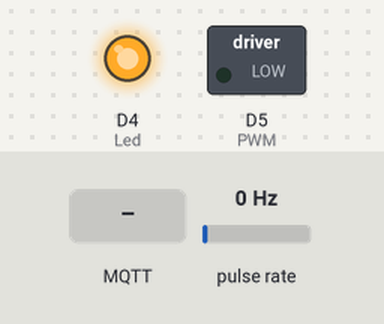
A sketch run on a simulated ESP8266 (NodeMCU). Parts: switched loads named in the sketch (green lamp = pin HIGH), output pins drawn as LEDs (lit = HIGH). Wiring (inferred from the names in the program): pulse sensor: data D6. The inputs (shaded band) are chosen by the test bench; at power-on: pulse rate 0 Hz. WiFi joins after 1.5 s; servers stay silent unless stated; no MQTT or app messages arrive unless stated; what the sketch prints to the serial monitor is not drawn.

Above: at 2.7 s.
2.8 s: MQTT message "1" arrives on the third subscribed topic
At 4.0 s:
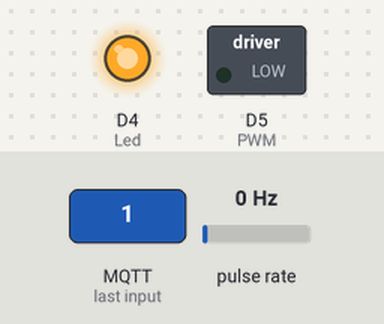
4.3 s: MQTT message "5" arrives on the first subscribed topic
At 5.8 s:
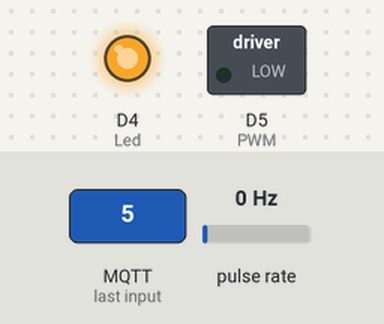
6.3 s: MQTT message "1" arrives on the second subscribed topic
At 7.8 s:
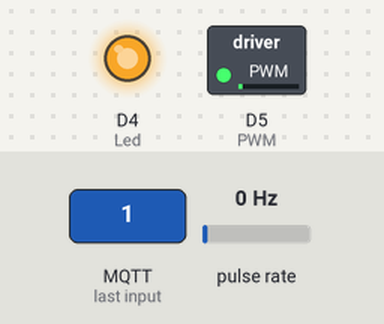
8.3 s: MQTT message "90" arrives on the first subscribed topic
At 9.3 s:
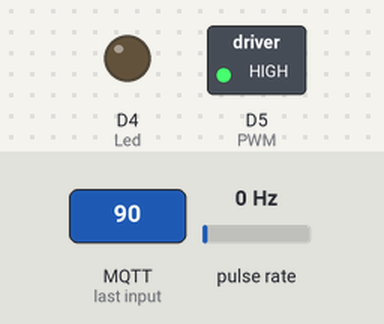
Timing chart, 0 to 11.3 s (numbered marks = the images above; inputs shaded):
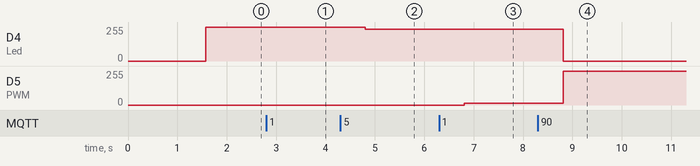

Measured:
- after the input at 2.8 s, D4 (Led): 255/255 → 254/255 at once
- after the input at 4.3 s, D4 (Led): 254/255 → 239/255 after 0.50 s
- after the input at 6.3 s, D5 (PWM): 0/255 → 15/255 after 0.51 s
- after the input at 8.3 s, D4 (Led): 239/255 → 0/255 after 0.52 s; D5 (PWM): 15/255 → 255/255 after 0.52 s

The sketch:

Code_Actuator_Control_Motor_Led.ino
```cpp
//******************************************************THƯ VIỆN*************************
#include <Arduino.h>
#include <PubSubClient.h>
#include <ESP8266WiFi.h>
//***********************************THIẾT LẬP THÔNG TIN WIFI, MQTT VÀ TÊN TOPIC MUỐN GỬI VÀ NHẬN TƯ CLOUD ***************
#define mqtt_server "projectmain.cloud.shiftr.io"
#define mqtt_user "projectmain"
#define mqtt_pwd "7gwGvfUhzPX4lA4G"
// các topic mà esp nhận dữ liệu
#define sub_dc "DO_AN/LINH/SWITCH1"
#define sub_led "DO_AN/LINH/SWITCH2"
#define sub_ctl "anglex"

#define pub_dc "DO_AN/LINH/TOCDO"
#define pub_led "DO_AN/LINH/DOSANG"
#define sub_stop "biencanhbao"
#define Led D4
#define PWM D5
#define encoder D6
const uint16_t mqtt_port = 1883;
WiFiClient espClient;
PubSubClient client(espClient);
void setup_wifi();
void callback(char *topic, byte *payload, unsigned int length);
void reconnect();
//*****************************************BIẾN*******************************************
long lastMsg = 0;
char msg[50];
int value = 0;
int reset_dc =1;
int reset_led =1;
float biengoc;
int controlMotor;
int controlLed;
// thông tin wifi
#define ssid "wifi_iot"
#define password "123456780"
// khia báo hàm
void setup_wifi();
void callback(char* topic, byte* payload, unsigned int length);
void reconnect();
float receiveData(unsigned int l, char a[]);
//---------dem encoder--------
unsigned long previousMillis = 0;
const long interval = 3000; // setup tốc độ đọc encoder
void demxung(); // hàm ngắt đếm encoder
int soxung = 0; // lấy giá trị encoder
// biến tính toán tốc độ và độ sáng
float toc_do = 0;
float do_sang =0;
//*****************************************CHƯƠNG TRÌNH CHÍNH***************************
void setup() {
Serial.begin(9600);
pinMode(Led,OUTPUT);
pinMode(PWM,OUTPUT);
pinMode(encoder,INPUT);
attachInterrupt(encoder, demxung, RISING);
setup_wifi();
analogWriteFreq(1000);
client.setServer(mqtt_server, mqtt_port);
client.setCallback(callback);
}
//******************************************************CHƯƠNG TRÌNH VÒNG LẶP***************************
void loop() {
  // Kiểm tra kết nối
  if (!client.connected()) {
    reconnect();
  }
  client.loop();
  unsigned long currentMillis = millis();
  // khởi động thì sẽ tắt đèn và động cơ
  if((controlMotor-reset_dc)==-1) {analogWrite(PWM,0);client.publish(pub_dc, String(0.0).c_str());reset_dc=0;}
  if((controlLed-reset_led)==-1) {analogWrite(Led,255);client.publish(pub_led, String(0.0).c_str());reset_led=0;}
  int z;
  //***************************************CHƯƠNG TRÌNH ĐIỀU KHIỂN LED VÀ GỬI GIÁ TRỊ TỐC ĐỘ ĐẾN CLOUD ***************************
  if(controlMotor==true){ // ct điều khiển động cơ
    z = biengoc*3;
    analogWrite(PWM,z);
    //------ct doc encoder
    if(currentMillis - previousMillis >= interval){ // xác định 3s
      Serial.println(currentMillis - previousMillis);
      previousMillis = currentMillis;
      toc_do = (soxung*20)/231; // tính toán số vòng quay
      soxung = 0;
      // gửi giá trị tốc độ động cơ
      client.publish(pub_dc, String(toc_do).c_str());
      reset_dc =1;
      }
    }
    //***************************CHƯƠNG TRÌNH ĐIỀU KHIỂN LED VÀ GỬI GIÁ TRỊ ĐỘ SÁNG ĐẾN CLOUD***************************
    if(controlLed == true){ // chương trình điều khiển led
      z = biengoc*3;
      analogWrite(Led,(254-z));
      delay(1000);
      do_sang = (254-z)/2.5;
      // gửi giá trị độ sáng Led
      client.publish(pub_led, String(100.0-do_sang).c_str());
      reset_led=1;
    }
}
//********************************************NGẮT ĐỌC ENCODER***************************
ICACHE_RAM_ATTR void demxung() {
 soxung++;
}

//*************************************CHƯƠNG TRÌNH KẾT NỐI WIFI***************************
void setup_wifi() {
  delay(10);
  Serial.println();
  Serial.print("Connecting to ");
  Serial.println(ssid);
  WiFi.begin(ssid, password);
  while (WiFi.status() != WL_CONNECTED) {
    delay(500);
    Serial.print(".");
  }
  Serial.println("");
  Serial.println("WiFi connected");
  Serial.println("IP address: ");
  Serial.println(WiFi.localIP());
}
//*********************************CHƯƠNG TRÌNH NHẬN DỮ LIỆU VÀ XỬ LÝ CHUỖI***************************
void callback(char* topic, byte* payload, unsigned int length) {
  String myTopic;
  myTopic = String(myTopic + topic); // ép kiểu dữ liệu của topic thành String
  Serial.print("Message arrived [");
  Serial.print(topic);
  Serial.print("] ");
  char receivedChar[length];
  for (int i = 0; i < length; i++) {
    receivedChar[i] = (char)payload[i]; // nhập dữ liệu kiểu char
  }
  String data;
  data = String(receivedChar + data);
  Serial.println(data);
  // phân loại topic
  if(myTopic == sub_ctl){
    float abc = atof(receivedChar); // biến dữ liệu từ array char sang float
    biengoc = abc;
  }
  if(myTopic == sub_dc){
    float abc = atof(receivedChar);// biến dữ liệu từ array char sang float
    controlMotor = abc;
    Serial.print("bien control motor: ");
    Serial.println(controlMotor);
  }
  if(myTopic == sub_led){
    float abc = atof(receivedChar);// biến dữ liệu từ array char sang float
    controlLed = abc;
    Serial.print("bien control led: ");
    Serial.println(controlLed);
  }
}

//*********************************CHƯƠNG TRÌNH KẾT NỐI LẠI MQTT VÀ NHẬN GIÁ TRỊ TỪ CLOUD***************************
void reconnect() {
  // Chờ tới khi kết nối
  while (!client.connected()) {
    Serial.print("Attempting MQTT connection...");
    // Thực hiện kết nối với mqtt user và pass
    if (client.connect("ESP8266Client",mqtt_user, mqtt_pwd)) {
      Serial.println("connected");
      // các topic subcribe
      client.subscribe(sub_ctl);
      client.subscribe(sub_dc);
      client.subscribe(sub_led);
    } else {
      Serial.print("failed, rc=");
      Serial.print(client.state());
      Serial.println(" try again in 5 seconds");
      // Đợi 5s
      delay(5000);
    }
  }
}
//--------------convert arraychar to float------------------
// float receiveData(unsigned int l, char a[]){
//   float value=0;
//   int z = 0;
//   for (int i = 0; i < l; i++)
//   {
//     if((char)a[l-i-1]== '.'){
//      // Serial.println("dau cham vi tri: ");
//      // Serial.println(i);
//       value = value*pow(10,-i);
//       //Serial.println(value);
//       z = -i-1;
//     }
//     else if ((char)a[l-i-1]== '-')
//     {
//       value = -value;
//     }
//     else{
//     value += (float)((char)a[l-i-1]-'0')*pow(10,i+z);
//     //Serial.println(value);
//     }
//   }
//   //Serial.println(value);
//   return value;
// }
```
